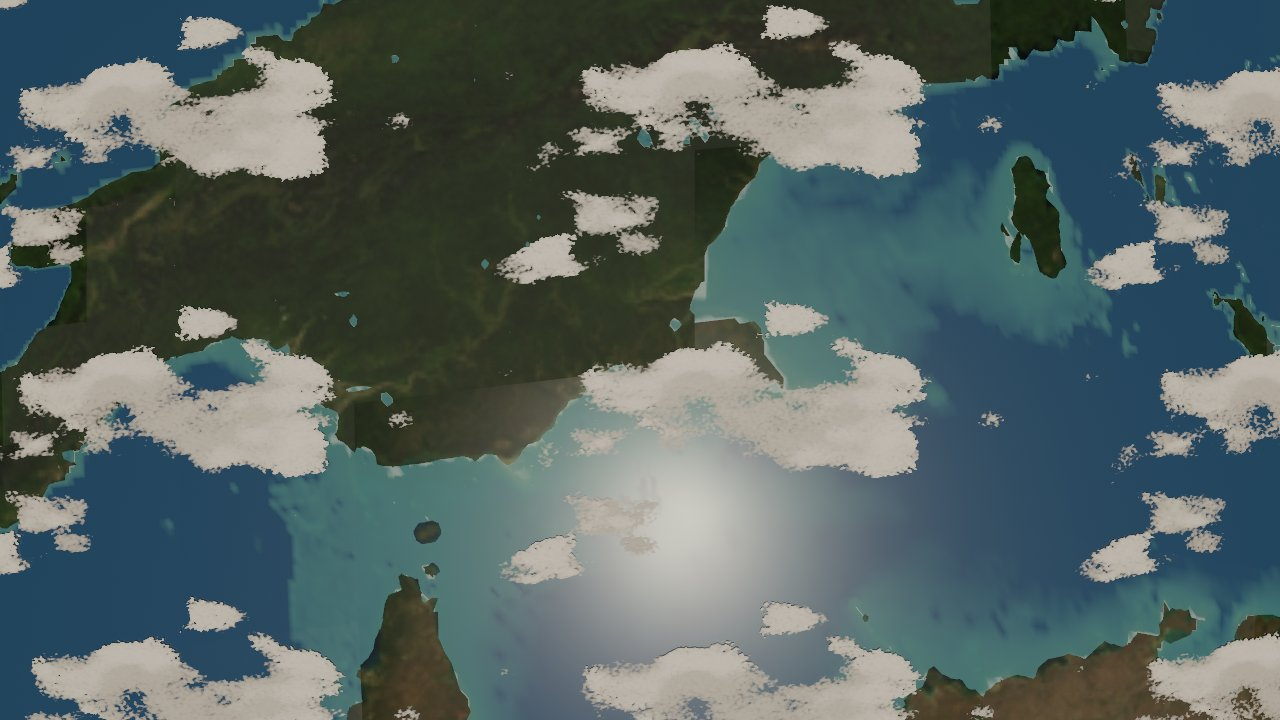
#> input picture docs/progress/evidence/2026-10-31-1200km-400f.jpg, 1280 x 720 px
$ python -i visual_acceptance.py   (imports and definitions only)
#> lines starting #> are read from the running program, lines starting #| are printed output that depends on the picture
#!/usr/bin/env python3
"""Committed visual acceptance suite for the required scene matrix.

VL-03: every required scene must have a frame at a stated commit and pose, and a
regression must be visible without a human opening the image. This harness reads
`docs/progress/visual_matrix.json`, recomputes a small set of robust image
statistics from the committed frame, and fails when a scene is missing, its
stated commit is not in the repository history, or a statistic leaves its
tolerance.

Usage:
    scripts/visual_acceptance.py                 # check the committed frames
    scripts/visual_acceptance.py --write         # refresh the baseline metrics
    scripts/visual_acceptance.py --capture       # re-capture, then compare
    scripts/visual_acceptance.py --scene clouds  # one scene

The metrics are deliberately coarse: mean luminance, the shares of bright and
dark pixels, edge energy, and a quantised colour count. They catch a black or
blank frame, a lost deck, a shifted exposure and a collapsed material without
locking the suite to one exact render. A visual change that keeps all five in
range is a matter for the reviewer, not the harness.

Exit codes: 0 all scenes pass, 1 a scene failed, 2 the manifest or a dependency
is unusable.
"""

from __future__ import annotations

import argparse
import json
import os
import subprocess
import sys
import tempfile
from pathlib import Path

try:
    from PIL import Image, ImageFilter
except ImportError:  # pragma: no cover - environment guard
    print("visual acceptance needs Pillow (pip install pillow)", file=sys.stderr)
    raise SystemExit(2)

ROOT = Path(__file__).resolve().parent.parent
EVIDENCE = ROOT / "docs/progress/evidence"
MANIFEST = ROOT / "docs/progress/visual_matrix.json"
BINARY = ROOT / "target/debug/cosmic_systems"
CAPTURE_ENV = "COSMIC_SYSTEMS_OFFSCREEN_CAPTURE"

# Relative tolerance with an absolute floor, so a near-zero statistic cannot
# produce an impossible relative bound.
TOLERANCE = {
    "mean_luma": (0.10, 0.010),
    "bright_share": (0.15, 0.020),
    "dark_share": (0.25, 0.020),
    "detail": (0.25, 0.002),
    "colours": (0.20, 64.0),
}

BRIGHT_LUMA = 184  # 0.72 of 255
DARK_LUMA = 26  # 0.10 of 255


def measure(path: Path) -> dict[str, float]:
    """Robust statistics for one committed frame."""
    try:
        image = Image.open(path).convert("RGB")
#> image is the input picture: PIL image 1280x720 RGB; mean R, G, B 85.9, 100.6, 99.4
    except OSError as error:
        raise SystemExit(f"{path}: cannot read image: {error}") from error
    # Bound the work: the statistics are spatial averages, so a 512 px long edge
    # is plenty and keeps the suite fast on a large registry.
    image.thumbnail((512, 512))
#> image: PIL image 512x288 RGB
    luma = image.convert("L")
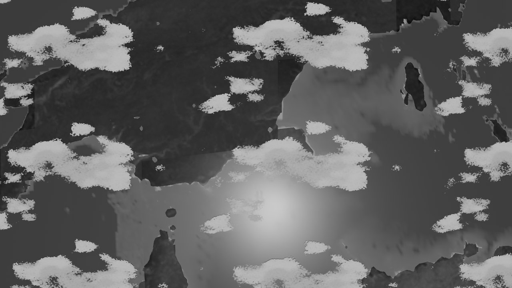
#> luma: PIL image 512x288 L; min 10, max 202, mean 96
    pixels = list(luma.getdata())
#> pixels = 147456 items
    total = len(pixels)
#> total = 147456
    mean_luma = sum(pixels) / total / 255.0
#> mean_luma = 0.377
    bright_share = sum(1 for value in pixels if value >= BRIGHT_LUMA) / total
#> bright_share = 0.0299
    dark_share = sum(1 for value in pixels if value <= DARK_LUMA) / total
#> dark_share = 0.00101
    edges = luma.filter(ImageFilter.FIND_EDGES)
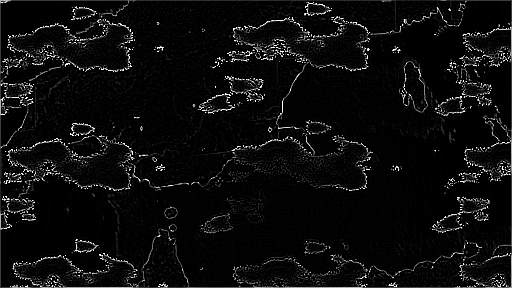
#> edges: PIL image 512x288 L; min 0, max 255, mean 12.7
    detail = sum(edges.getdata()) / total / 255.0
#> detail = 0.0498
    small = image.resize((64, 64))
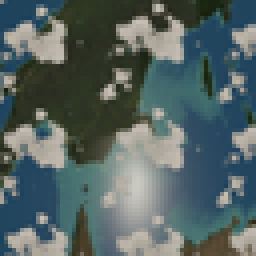
#> small: PIL image 64x64 RGB (shown 4 times larger); mean R, G, B 85.9, 100.5, 99.4
    colours = float(len(set(small.getdata())))
#> colours = 2663
    return {
        "mean_luma": round(mean_luma, 6),
        "bright_share": round(bright_share, 6),
        "dark_share": round(dark_share, 6),
        "detail": round(detail, 6),
        "colours": colours,
    }


# [43 lines left out: functions scene_commit, commit_is_ancestor, compare, load_manifest, not called in this run]


def write_manifest(manifest: dict) -> None:
    MANIFEST.write_text(json.dumps(manifest, indent=2) + "\n")


# [95 lines left out: functions capture, run, main, not called in this run]


# [2 lines not run here, left out]

>>> result = measure('../docs/progress/evidence/2026-10-31-1200km-400f.jpg')
#> result = {'mean_luma': 0.377, 'bright_share': 0.0299, 'dark_share': 0.00101, 'detail': 0.0498, 'colours': 2663}

$ run again, on docs/progress/evidence/2026-11-01-at03-prod-400km.jpg
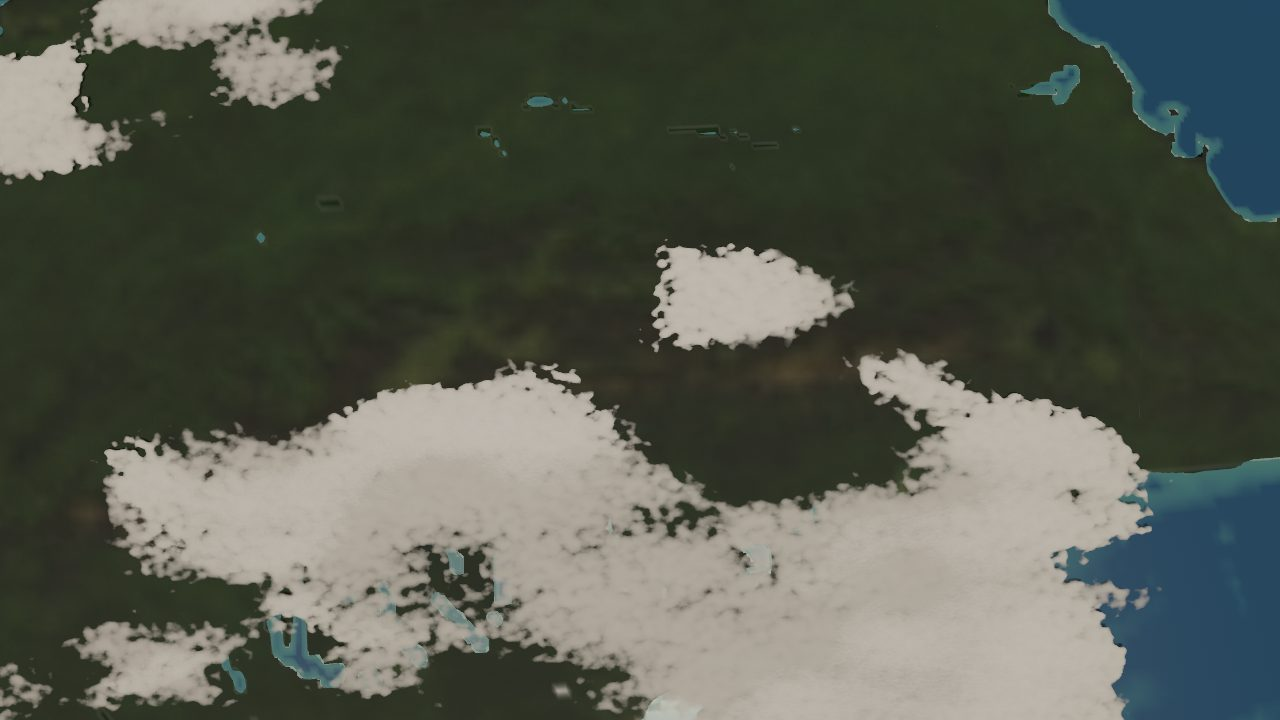
#> input picture docs/progress/evidence/2026-11-01-at03-prod-400km.jpg, 1280 x 720 px
#> in measure, image is the input picture: PIL image 1280x720 RGB; mean R, G, B 86.1, 90, 79.1
#> image: PIL image 512x288 RGB
#> pixels = 147456 items
#> total = 147456
#> mean_luma = 0.343
#> bright_share = 0.0139
#> dark_share = 2.03e-05
#> in measure, `edges = luma.filter(ImageFilter.FIND_EDGES)`:
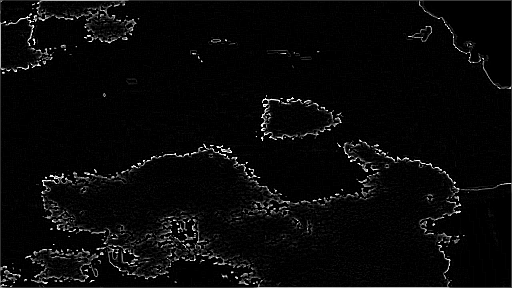
#> edges: PIL image 512x288 L; min 0, max 255, mean 8.7
#> detail = 0.0341
#> in measure, `small = image.resize((64, 64))`:
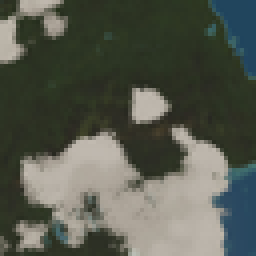
#> small: PIL image 64x64 RGB (shown 4 times larger); mean R, G, B 86.1, 90, 79.1
#> colours = 1350
#> result = {'mean_luma': 0.343, 'bright_share': 0.0139, 'dark_share': 2e-05, 'detail': 0.0341, 'colours': 1350}
